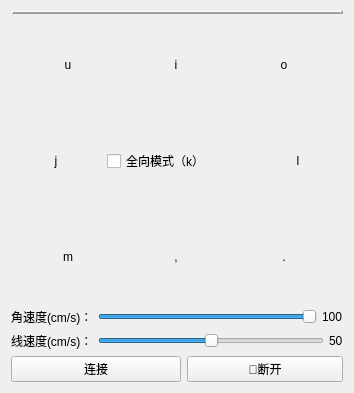
            <widget class="QWidget" name="page_7">
             <layout class="QGridLayout" name="gridLayout_4">
              <item row="2" column="0">
               <layout class="QHBoxLayout" name="horizontalLayout_18">
                <item>
                 <widget class="QPushButton" name="pushButton_j">
                  <property name="minimumSize">
                   <size>
                    <width>90</width>
                    <height>90</height>
                   </size>
                  </property>
                  <property name="maximumSize">
                   <size>
                    <width>90</width>
                    <height>90</height>
                   </size>
                  </property>
                  <property name="styleSheet">
                   <string notr="true">QPushButton{border-image: url(://images/left1.png);}
QPushButton{border:none;}
QPushButton:pressed{border-image: url(://images/left_2.png);}</string>
                  </property>
                  <property name="text">
                   <string>j</string>
                  </property>
                  <property name="shortcut">
                   <string>J</string>
                  </property>
                 </widget>
                </item>
                <item>
                 <widget class="QCheckBox" name="checkBox_use_all">
                  <property name="minimumSize">
                   <size>
                    <width>140</width>
                    <height>0</height>
                   </size>
                  </property>
                  <property name="maximumSize">
                   <size>
                    <width>70</width>
                    <height>120</height>
                   </size>
                  </property>
                  <property name="text">
                   <string>全向模式（k）</string>
                  </property>
                  <property name="shortcut">
                   <string>K</string>
                  </property>
                 </widget>
                </item>
                <item>
                 <widget class="QPushButton" name="pushButton_l">
                  <property name="minimumSize">
                   <size>
                    <width>90</width>
                    <height>90</height>
                   </size>
                  </property>
                  <property name="maximumSize">
                   <size>
                    <width>90</width>
                    <height>90</height>
                   </size>
                  </property>
                  <property name="styleSheet">
                   <string notr="true">QPushButton{border-image: url(://images/right1.png);}
QPushButton{border:none;}
QPushButton:pressed{border-image: url(://images/right_2.png);}</string>
                  </property>
                  <property name="text">
                   <string>l</string>
                  </property>
                  <property name="shortcut">
                   <string>L</string>
                  </property>
                 </widget>
                </item>
               </layout>
              </item>
              <item row="0" column="0">
               <widget class="QFrame" name="frame_3">
                <property name="styleSheet">
                 <string notr="true"/>
                </property>
                <property name="frameShape">
                 <enum>QFrame::HLine</enum>
                </property>
                <property name="frameShadow">
                 <enum>QFrame::Raised</enum>
                </property>
                <property name="lineWidth">
                 <number>3</number>
                </property>
               </widget>
              </item>
              <item row="5" column="0">
               <layout class="QGridLayout" name="gridLayout">
                <item row="0" column="0">
                 <widget class="QPushButton" name="button_connect">
                  <property name="enabled">
                   <bool>true</bool>
                  </property>
                  <property name="sizePolicy">
                   <sizepolicy hsizetype="MinimumExpanding" vsizetype="Fixed">
                    <horstretch>0</horstretch>
                    <verstretch>0</verstretch>
                   </sizepolicy>
                  </property>
                  <property name="minimumSize">
                   <size>
                    <width>30</width>
                    <height>0</height>
                   </size>
                  </property>
                  <property name="maximumSize">
                   <size>
                    <width>170</width>
                    <height>30</height>
                   </size>
                  </property>
                  <property name="sizeIncrement">
                   <size>
                    <width>0</width>
                    <height>0</height>
                   </size>
                  </property>
                  <property name="toolTip">
                   <string>Set the target to the current joint trajectory state.</string>
                  </property>
                  <property name="statusTip">
                   <string>Clear all waypoints and set the target to the current joint trajectory state.</string>
                  </property>
                  <property name="text">
                   <string>连接</string>
                  </property>
                  <property name="icon">
                   <iconset resource="../resources/images.qrc">
                    <normaloff>:/images/line.png</normaloff>:/images/line.png</iconset>
                  </property>
                 </widget>
                </item>
                <item row="0" column="1">
                 <widget class="QPushButton" name="pushButton">
                  <property name="minimumSize">
                   <size>
                    <width>30</width>
                    <height>0</height>
                   </size>
                  </property>
                  <property name="maximumSize">
                   <size>
                    <width>170</width>
                    <height>30</height>
                   </size>
                  </property>
                  <property name="sizeIncrement">
                   <size>
                    <width>140</width>
                    <height>0</height>
                   </size>
                  </property>
                  <property name="text">
                   <string>🔗断开</string>
                  </property>
                 </widget>
                </item>
               </layout>
              </item>
              <item row="3" column="0">
               <layout class="QHBoxLayout" name="horizontalLayout_19">
                <item>
                 <widget class="QPushButton" name="pushButton_m">
                  <property name="minimumSize">
                   <size>
                    <width>90</width>
                    <height>90</height>
                   </size>
                  </property>
                  <property name="maximumSize">
                   <size>
                    <width>90</width>
                    <height>90</height>
                   </size>
                  </property>
                  <property name="styleSheet">
                   <string notr="true">QPushButton{border-image: url(://images/down_left1.png);}
QPushButton{border:none;}
QPushButton:pressed{border-image: url(://images/down_left_2.png);}</string>
                  </property>
                  <property name="text">
                   <string>m</string>
                  </property>
                  <property name="shortcut">
                   <string>M</string>
                  </property>
                 </widget>
                </item>
                <item>
                 <widget class="QPushButton" name="pushButton_back">
                  <property name="minimumSize">
                   <size>
                    <width>90</width>
                    <height>90</height>
                   </size>
                  </property>
                  <property name="maximumSize">
                   <size>
                    <width>90</width>
                    <height>90</height>
                   </size>
                  </property>
                  <property name="styleSheet">
                   <string notr="true">QPushButton{border-image: url(://images/down1.png);}
QPushButton{border:none;}
QPushButton:pressed{border-image: url(://images/down_2.png);}</string>
                  </property>
                  <property name="text">
                   <string>,</string>
                  </property>
                  <property name="shortcut">
                   <string>,</string>
                  </property>
                 </widget>
                </item>
                <item>
                 <widget class="QPushButton" name="pushButton_backr">
                  <property name="minimumSize">
                   <size>
                    <width>90</width>
                    <height>90</height>
                   </size>
                  </property>
                  <property name="maximumSize">
                   <size>
                    <width>90</width>
                    <height>90</height>
                   </size>
                  </property>
                  <property name="styleSheet">
                   <string notr="true">QPushButton{border-image: url(://images/down_right1.png);}
QPushButton{border:none;}
QPushButton:pressed{border-image: url(://images/down_right_2.png);}</string>
                  </property>
                  <property name="text">
                   <string>.</string>
                  </property>
                  <property name="shortcut">
                   <string>.</string>
                  </property>
                 </widget>
                </item>
               </layout>
              </item>
              <item row="4" column="0">
               <layout class="QVBoxLayout" name="verticalLayout_4">
                <item>
                 <layout class="QHBoxLayout" name="horizontalLayout_20">
                  <property name="spacing">
                   <number>5</number>
                  </property>
                  <item>
                   <widget class="QLabel" name="label_14">
                    <property name="maximumSize">
                     <size>
                      <width>16777215</width>
                      <height>20</height>
                     </size>
                    </property>
                    <property name="text">
                     <string>角速度(cm/s)：</string>
                    </property>
                   </widget>
                  </item>
                  <item>
                   <widget class="QSlider" name="horizontalSlider_raw">
                    <property name="maximumSize">
                     <size>
                      <width>16777215</width>
                      <height>16777215</height>
                     </size>
                    </property>
                    <property name="maximum">
                     <number>100</number>
                    </property>
                    <property name="value">
                     <number>100</number>
                    </property>
                    <property name="orientation">
                     <enum>Qt::Horizontal</enum>
                    </property>
                   </widget>
                  </item>
                  <item>
                   <widget class="QLabel" name="label_raw">
                    <property name="maximumSize">
                     <size>
                      <width>16777215</width>
                      <height>20</height>
                     </size>
                    </property>
                    <property name="text">
                     <string>100</string>
                    </property>
                   </widget>
                  </item>
                 </layout>
                </item>
                <item>
                 <layout class="QHBoxLayout" name="horizontalLayout_21">
                  <property name="spacing">
                   <number>5</number>
                  </property>
                  <item>
                   <widget class="QLabel" name="label_9">
                    <property name="maximumSize">
                     <size>
                      <width>16777215</width>
                      <height>20</height>
                     </size>
                    </property>
                    <property name="text">
                     <string>线速度(cm/s)：</string>
                    </property>
                   </widget>
                  </item>
                  <item>
                   <widget class="QSlider" name="horizontalSlider_linear">
                    <property name="maximumSize">
                     <size>
                      <width>16777215</width>
                      <height>16777215</height>
                     </size>
                    </property>
                    <property name="maximum">
                     <number>100</number>
                    </property>
                    <property name="singleStep">
                     <number>1</number>
                    </property>
                    <property name="value">
                     <number>50</number>
                    </property>
                    <property name="orientation">
                     <enum>Qt::Horizontal</enum>
                    </property>
                   </widget>
                  </item>
                  <item>
                   <widget class="QLabel" name="label_linear">
                    <property name="maximumSize">
                     <size>
                      <width>16777215</width>
                      <height>20</height>
                     </size>
                    </property>
                    <property name="text">
                     <string>50</string>
                    </property>
                   </widget>
                  </item>
                 </layout>
                </item>
               </layout>
              </item>
              <item row="1" column="0">
               <layout class="QHBoxLayout" name="horizontalLayout_2">
                <item>
                 <widget class="QPushButton" name="pushButton_u">
                  <property name="minimumSize">
                   <size>
                    <width>90</width>
                    <height>90</height>
                   </size>
                  </property>
                  <property name="maximumSize">
                   <size>
                    <width>90</width>
                    <height>90</height>
                   </size>
                  </property>
                  <property name="styleSheet">
                   <string notr="true">QPushButton{border-image: url(://images/up_left1.png);}
QPushButton{border:none;}
QPushButton:pressed{border-image: url(://images/up_left_2.png);}</string>
                  </property>
                  <property name="text">
                   <string>u</string>
                  </property>
                  <property name="shortcut">
                   <string>U</string>
                  </property>
                 </widget>
                </item>
                <item>
                 <widget class="QPushButton" name="pushButton_i">
                  <property name="minimumSize">
                   <size>
                    <width>90</width>
                    <height>90</height>
                   </size>
                  </property>
                  <property name="maximumSize">
                   <size>
                    <width>90</width>
                    <height>90</height>
                   </size>
                  </property>
                  <property name="styleSheet">
                   <string notr="true">QPushButton{border-image: url(://images/up1.png);}
QPushButton{border:none;}
QPushButton:pressed{border-image: url(://images/up_2.png);}</string>
                  </property>
                  <property name="text">
                   <string>i</string>
                  </property>
                  <property name="shortcut">
                   <string>I</string>
                  </property>
                 </widget>
                </item>
                <item>
                 <widget class="QPushButton" name="pushButton_o">
                  <property name="minimumSize">
                   <size>
                    <width>90</width>
                    <height>90</height>
                   </size>
                  </property>
                  <property name="maximumSize">
                   <size>
                    <width>90</width>
                    <height>90</height>
                   </size>
                  </property>
                  <property name="cursor">
                   <cursorShape>ArrowCursor</cursorShape>
                  </property>
                  <property name="contextMenuPolicy">
                   <enum>Qt::PreventContextMenu</enum>
                  </property>
                  <property name="styleSheet">
                   <string notr="true">QPushButton{border-image: url(://images/up_right1.png);}
QPushButton{border:none;}
QPushButton:pressed{border-image: url(://images/up_right_2.png);}</string>
                  </property>
                  <property name="text">
                   <string>o</string>
                  </property>
                  <property name="shortcut">
                   <string>O</string>
                  </property>
                  <property name="checkable">
                   <bool>false</bool>
                  </property>
                 </widget>
                </item>
               </layout>
              </item>
             </layout>
            </widget>
